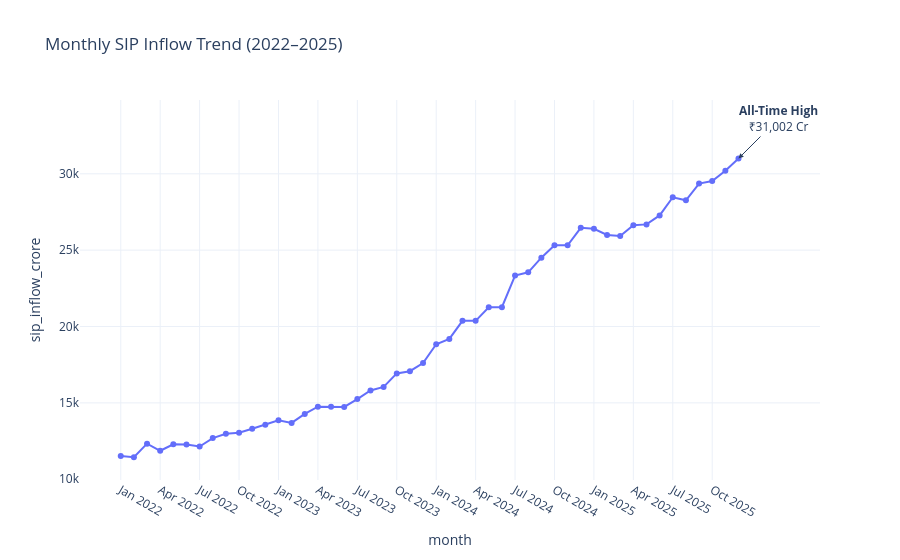

Notebook code for this chart:
### Code cell
fig = px.line(
    sip_plot,
    x="month",
    y="sip_inflow_crore",
    markers=True,
    title="Monthly SIP Inflow Trend (2022–2025)",
    template="plotly_white"
)

max_row = sip_plot.loc[sip_plot["sip_inflow_crore"].idxmax()]

fig.add_annotation(
    x=max_row["month"],
    y=max_row["sip_inflow_crore"],
    text="<b>All-Time High</b><br>₹31,002 Cr",
    showarrow=True,
    arrowhead=2,
    ax=40,
    ay=-40
)
fig.update_xaxes(
    tickmode="array",
    tickvals=sip_plot["month"][::3]
)
fig.update_yaxes(showgrid=True)
fig.write_image("../charts/sip_inflow_trend.png")
fig.show()

### Figure 1 — Plotly figure (JSON) as saved in the notebook; plotly's stock layout.template omitted (floating-point values rounded to 4 significant figures)
{"data": [{"hovertemplate": "month=%{x}<br>sip_inflow_crore=%{y}<extra></extra>", "legendgroup": "", "line": {"color": "#636efa", "dash": "solid"}, "marker": {"symbol": "circle"}, "mode": "lines+markers", "name": "", "orientation": "v", "showlegend": false, "type": "scatter", "x": ["Jan 2022", "Feb 2022", "Mar 2022", "Apr 2022", "May 2022", "Jun 2022", "Jul 2022", "Aug 2022", "Sep 2022", "Oct 2022", "Nov 2022", "Dec 2022", "Jan 2023", "Feb 2023", "Mar 2023", "Apr 2023", "May 2023", "Jun 2023", "Jul 2023", "Aug 2023", "Sep 2023", "Oct 2023", "Nov 2023", "Dec 2023", "Jan 2024", "Feb 2024", "Mar 2024", "Apr 2024", "May 2024", "Jun 2024", "Jul 2024", "Aug 2024", "Sep 2024", "Oct 2024", "Nov 2024", "Dec 2024", "Jan 2025", "Feb 2025", "Mar 2025", "Apr 2025", "May 2025", "Jun 2025", "Jul 2025", "Aug 2025", "Sep 2025", "Oct 2025", "Nov 2025", "Dec 2025"], "xaxis": "x", "y": [11517, 11438, 12328, 11863, 12286, 12276, 12140, 12694, 12976, 13040, 13306, 13573, 13856, 13687, 14276, 14749, 14749, 14734, 15245, 15814, 16042, 16928, 17073, 17610, 18838, 19187, 20371, 20371, 21262, 21262, 23332, 23547, 24509, 25323, 25320, 26459, 26400, 25999, 25926, 26632, 26688, 27274, 28464, 28265, 29361, 29529, 30200, 31002], "yaxis": "y"}], "layout": {"annotations": [{"arrowhead": 2, "ax": 40, "ay": -40, "showarrow": true, "text": "<b>All-Time High</b><br>₹31,002 Cr", "x": "Dec 2025", "y": 31002}], "legend": {"tracegroupgap": 0}, "title": {"text": "Monthly SIP Inflow Trend (2022–2025)"}, "xaxis": {"anchor": "y", "domain": [0, 1], "tickmode": "array", "tickvals": ["Jan 2022", "Apr 2022", "Jul 2022", "Oct 2022", "Jan 2023", "Apr 2023", "Jul 2023", "Oct 2023", "Jan 2024", "Apr 2024", "Jul 2024", "Oct 2024", "Jan 2025", "Apr 2025", "Jul 2025", "Oct 2025"], "title": {"text": "month"}}, "yaxis": {"anchor": "x", "domain": [0, 1], "showgrid": true, "title": {"text": "sip_inflow_crore"}}}}
